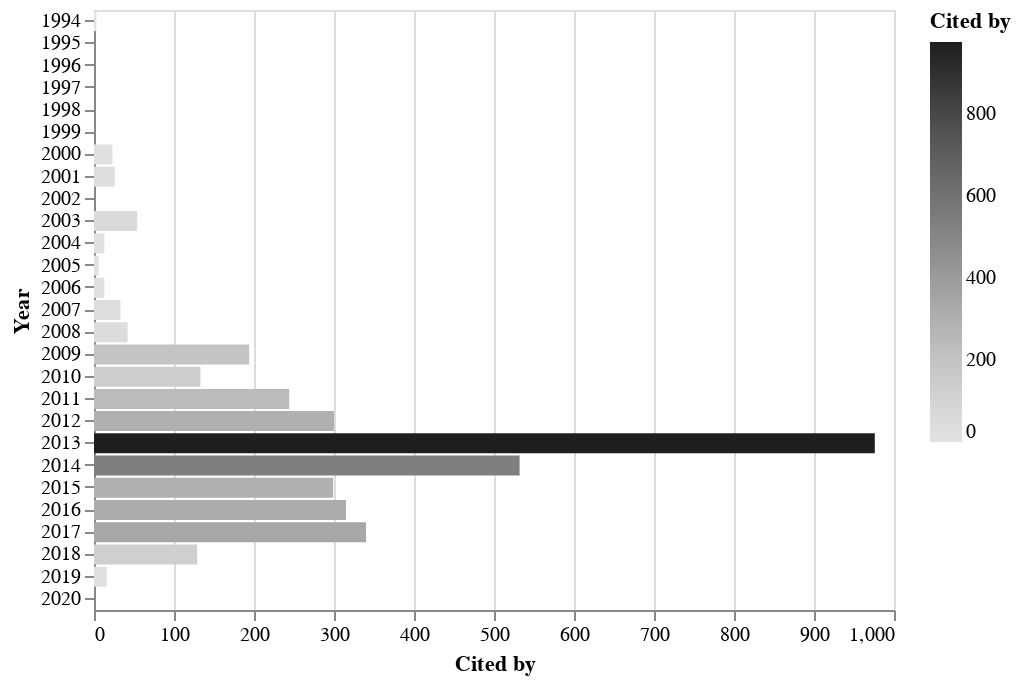

Notebook source saved alongside this figure:
### Code cell
rdf.citations_by_year().barhplot_in_altair()

### Figure 1 — Vega-Lite specification as saved in the notebook (floating-point values rounded to 4 significant figures)
{"$schema": "https://vega.github.io/schema/vega-lite/v3.4.0.json", "config": {"mark": {"tooltip": null}, "view": {"height": 300, "width": 400}}, "data": {"name": "data-295cd3b8f47f9ddadb72aba141cb3509"}, "datasets": {"data-295cd3b8f47f9ddadb72aba141cb3509": [{"Cited by": 3, "Year": 1994}, {"Cited by": 0, "Year": 1995}, {"Cited by": 0, "Year": 1996}, {"Cited by": 0, "Year": 1997}, {"Cited by": 0, "Year": 1998}, {"Cited by": 0, "Year": 1999}, {"Cited by": 23, "Year": 2000}, {"Cited by": 26, "Year": 2001}, {"Cited by": 0, "Year": 2002}, {"Cited by": 54, "Year": 2003}, {"Cited by": 13, "Year": 2004}, {"Cited by": 6, "Year": 2005}, {"Cited by": 13, "Year": 2006}, {"Cited by": 33, "Year": 2007}, {"Cited by": 42, "Year": 2008}, {"Cited by": 194, "Year": 2009}, {"Cited by": 133, "Year": 2010}, {"Cited by": 244, "Year": 2011}, {"Cited by": 300, "Year": 2012}, {"Cited by": 976, "Year": 2013}, {"Cited by": 532, "Year": 2014}, {"Cited by": 299, "Year": 2015}, {"Cited by": 315, "Year": 2016}, {"Cited by": 340, "Year": 2017}, {"Cited by": 129, "Year": 2018}, {"Cited by": 16, "Year": 2019}, {"Cited by": 0, "Year": 2020}]}, "encoding": {"color": {"field": "Cited by", "scale": {"scheme": "greys"}, "type": "quantitative"}, "x": {"field": "Cited by", "type": "quantitative"}, "y": {"field": "Year", "sort": {"field": "Cited by:Q"}, "type": "nominal"}}, "mark": "bar"}
